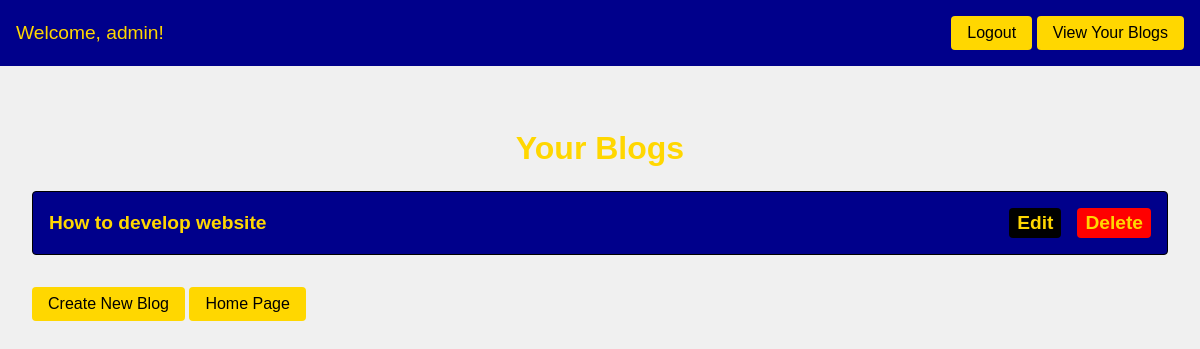
Before: /user_blogs/ (signed in) with the older database file.
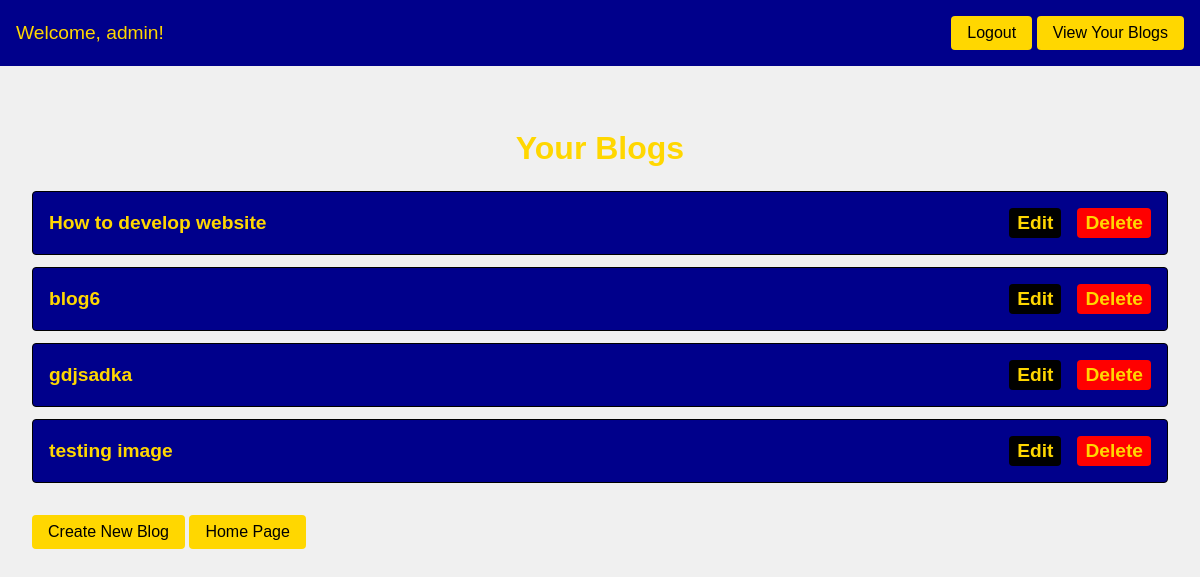
After: the same page with the newer database file.
### blog/models.py (models this page shows, shortened)
class Blog(models.Model):
    user = models.ForeignKey(User, on_delete=models.CASCADE)
    title = models.CharField(max_length=200)
    author = models.CharField(max_length=100,default='unknown')
    content = models.TextField()
    image = models.ImageField(upload_to='images/', blank=True, null=True)
    video = models.FileField(upload_to='videos/', blank=True, null=True)
    created_at = models.DateTimeField(auto_now_add=True)

### blog/views.py (the view)
# urls.py: path('user_blogs/', UserBlogListView.as_view(), name='user_blogs'),
class UserBlogListView(LoginRequiredMixin, ListView):
    model = Blog
    template_name = 'blog/user_blogs.html'
    context_object_name = 'blogs'
    def get_queryset(self):
        return Blog.objects.filter(user=self.request.user)

### blog/templates/blog/user_blogs.html (shortened to what this page needs)
{% extends "blog/base.html" %}
{% block content %}
<div class="user-blogs-container">
  <h2 class="user-blogs-title">Your Blogs</h2>
  <ul class="blog-list">
    {% for blog in blogs %}
      <li class="blog-list-item">
        <a href="{% url 'blog_detail' blog.pk %}">{{ blog.title }}</a>
        <div class="action-links">
          <a href="{% url 'blog_update' blog.pk %}" class="edit-link">Edit</a>
          <a href="{% url 'blog_delete' blog.pk %}" class="delete-link">Delete</a>
        </div>
      </li>
    {% endfor %}
  </ul>
  <a href="{% url 'blog_create' %}" class="create-blog-link">Create New Blog</a>
  <a href="{% url 'home' %}" class="create-blog-link">Home Page</a>
</div>
{% endblock %}

Changed rows visible on the page:
added Blog: title "blog6"
added Blog: title "gdjsadka"
added Blog: title "testing image"
